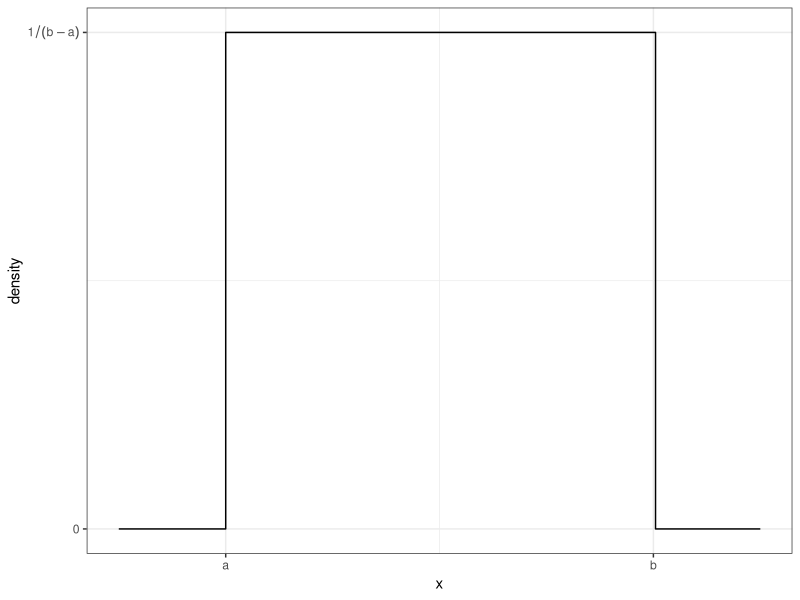
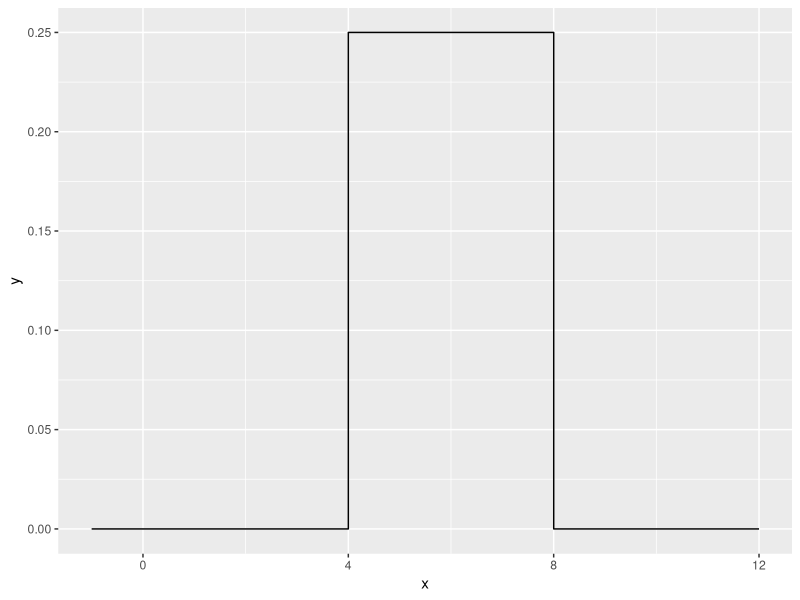
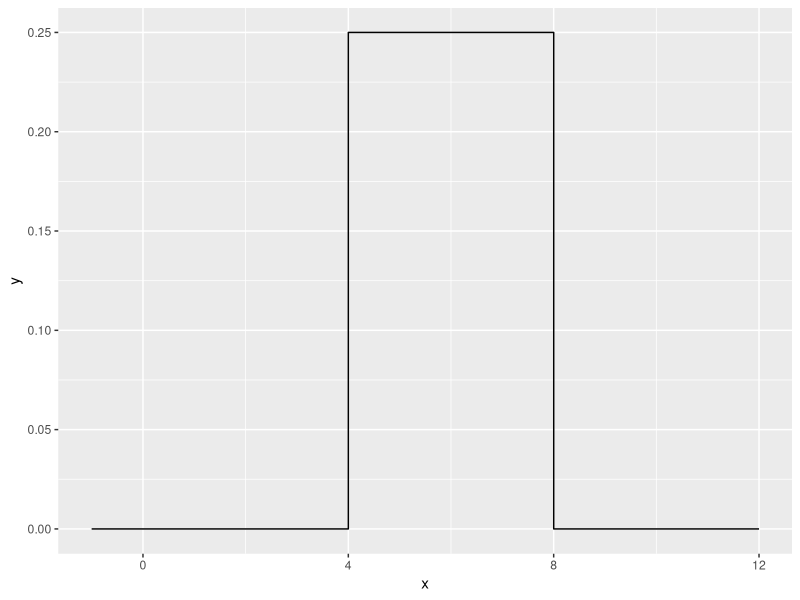
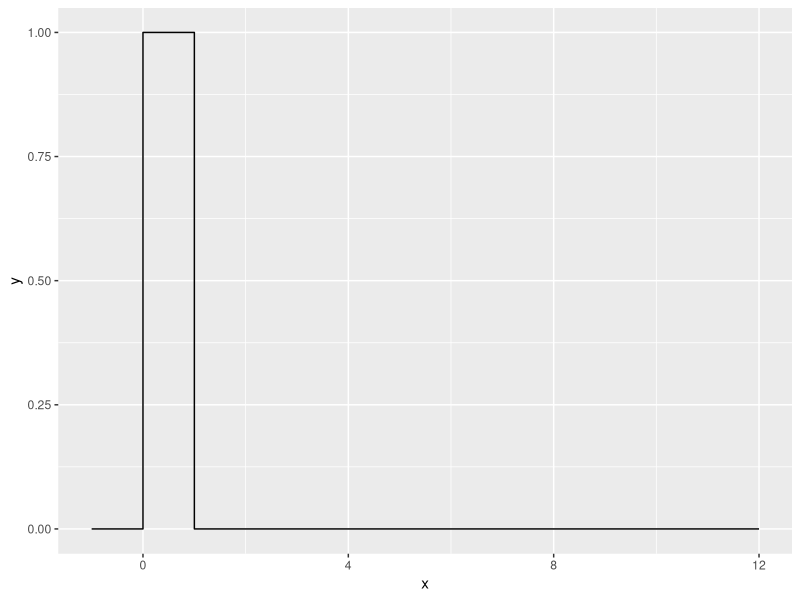
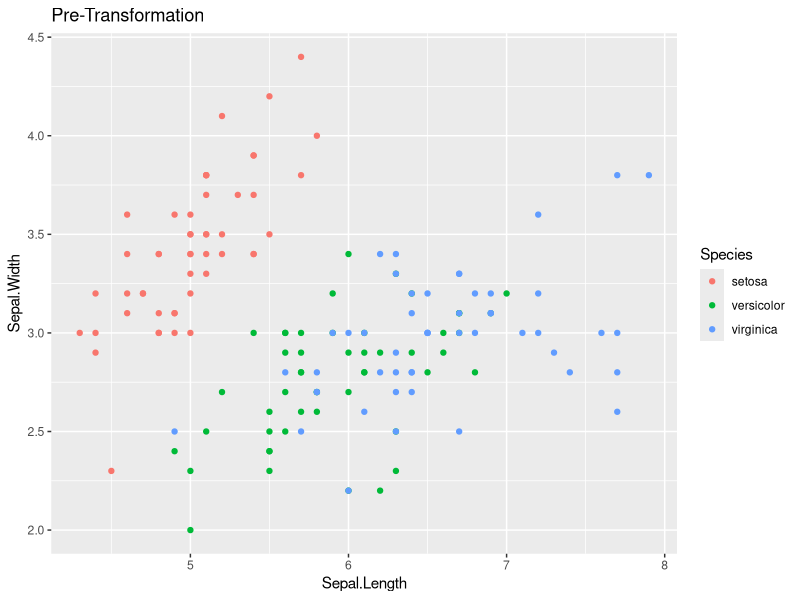
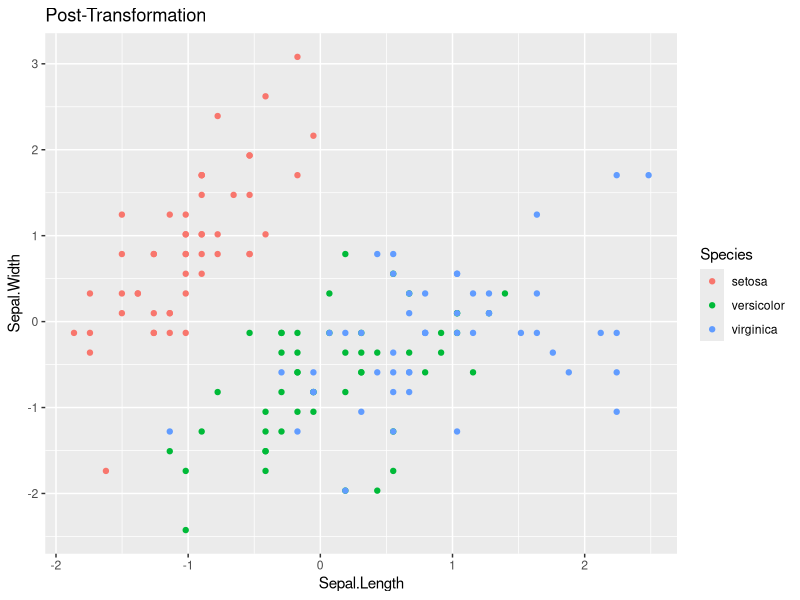
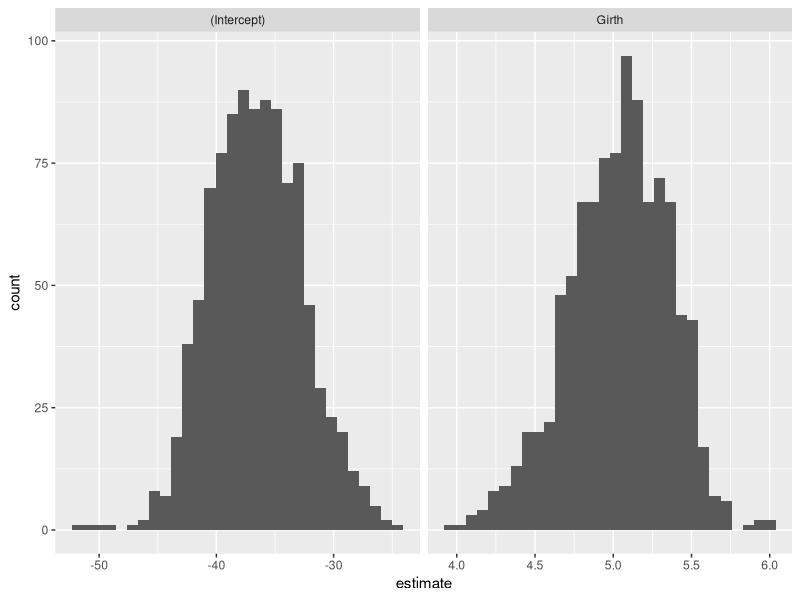

The R script that drew these images, in order:
## ---- chunk 1
library(tidyverse)
## ---- chunk 2
library(ggplot2) 
library(dplyr) 
data <- data.frame(x = seq(-.25,1.25, length=301)) 
data <- data %>% mutate( y = dunif(x,0,1) ) 
ggplot(data, aes(x=x, y=y)) +
  geom_step() +   # geom_step is similar to geom_line() but for step functions
  scale_x_continuous( breaks=c(0,1), labels=c('a','b') ) +
  scale_y_continuous( breaks=c(0,1), labels=c(0,expression(1 / (b-a) )) ) +
  labs(y='density') + theme_bw()
## ---- chunk 3
duniform <- function(x, a, b) {
  if (a <= x & x <= b) {
    return(1 / (b-a))
  } else {
    return(0)
  }
}

duniform(1, 3, 5)
duniform(3, 1, 5)
duniform(5, 3, 1)
## ---- chunk 4
duniform <- function(x, a, b) {
  output <- NULL
  for(i in 1:length(x)) {
    if(a <= x[i] & x[i] <= b) {
      output[i] <- (1 / (b - a))
    } else {
      output[i] <- 0
    }
  }
  return(output)
}
## ---- chunk 5
data.frame( x=seq(-1, 12, by=.001) ) %>%
  mutate( y = duniform(x, 4, 8) ) %>%
  ggplot( aes(x=x, y=y) ) +
  geom_step()
## ---- chunk 6
microbenchmark::microbenchmark( duniform( seq(-4,12,by=.0001), 4, 8), times=100)
## ---- chunk 7
duniform <- function(x, a, b) {
  ifelse(
    a <= x & x <= b,
    1 / (b - a),
    0
  )
}

data.frame( x=seq(-1, 12, by=.001) ) %>%
  mutate( y = duniform(x, 4, 8) ) %>%
  ggplot( aes(x=x, y=y) ) +
  geom_step()

microbenchmark::microbenchmark( duniform( seq(-4,12,by=.0001), 4, 8), times=100)
## ---- chunk 8
duniform <- function(x, a=0, b=1) {
  ifelse(
    a <= x & x <= b,
    1 / (b - a),
    0
  )
}

data.frame( x=seq(-1, 12, by=.001) ) %>%
  mutate( y = duniform(x) ) %>% # default arguments for duniform a=0, b=1
  ggplot( aes(x=x, y=y) ) +
  geom_step()
## ---- chunk 9
standardize <- function(x) {
  # init vars
  output <- NULL
  mean <- mean(x)
  sd <- sd(x)
  
  # traverse vector
  for (i in 1:length(x)) {
    output[i] <- (x[i] - mean) / sd
  }
  return(output)
}
## ---- chunk 10
data( 'iris' )
# Graph the pre-transformed data.
ggplot(iris, aes(x=Sepal.Length, y=Sepal.Width, color=Species)) +
  geom_point() +
  labs(title='Pre-Transformation')

# Standardize all of the numeric columns
# across() selects columns and applies a function to them
# there column select requires a dplyr column select command such
# as starts_with(), contains(), or where().  The where() command
# allows us to use some logical function on the column to decide
# if the function should be applied or not.
iris.z <- iris %>% mutate( across(where(is.numeric), standardize) )

# Graph the post-transformed data.
ggplot(iris.z, aes(x=Sepal.Length, y=Sepal.Width, color=Species)) +
  geom_point() +
  labs(title='Post-Transformation')
## ---- chunk 11
fizz_buzz <- function(n) {
  # init output var
  output <- NULL
  
  # loop through numbers 1 through arg n
  for (i in 1:n) {
    if (i %% 15 == 0) {output[i] = "Fizz-Buzz"}
    else if (i %% 5 == 0) {output[i] = "Buzz"}
    else if (i %% 3 == 0) {output[i] = "Fizz"}
    else {output[i] = i}
  }
  
  return(output)
}

fizz_buzz(15)
## ---- chunk 12
#' Fill in missing values in a vector with the previous value.
#' 
#' @param x An input vector with missing values
#' @result The input vector with NA values filled in.
myFill <- function(x){
  # init output var
  output <- NULL
  
  # loop through vector indices
  for (i in 1:length(x)) {
    # check if current value in x is NA
    if (is.na(x[i])) {
      # replace current value of output with previous value of output
      # which we assume to never contain NA
      output[i] <- output[i-1]
    } else {
      # otherwise, output should contain the same values as x
      output[i] <- x[i]
    }
  }
  
  return(output)
}
## ---- chunk 13
test.vector <- c('A',NA,NA, 'B','C', NA,NA,NA)
myFill(test.vector)
## ---- chunk 14
#' Calculate bootstrap CI for an lm object
#' 
#' @param model
#' @param N
boot.lm <- function(model, N=1000){
  data    <- model$model  # Extract the original data
  formula <- model$terms  # and model formula used

  # Start the output data frame with the full sample statistic
  output <- broom::tidy(model) %>% 
    select(term, estimate) %>% 
    pivot_wider(names_from=term, values_from=estimate)

  for( i in 1:N ){
    data.boot <- data %>% sample_frac( replace=TRUE ) # changed data to data.boot
    # this was previously causing data to be slowly overridden with replaced values
    model.boot <- lm( formula, data=data.boot)
    coefs <- broom::tidy(model.boot) %>% 
      select(term, estimate) %>% 
      pivot_wider(names_from=term, values_from=estimate)
    output <- output %>% rbind( coefs )
  }  

  return(output)
}

# Run the function on a model
m <- lm( Volume ~ Girth, data=trees )
boot.dist <- boot.lm(m)

# If boot.lm() works, then the following produces a nice graph
boot.dist %>% gather('term','estimate') %>% 
  ggplot( aes(x=estimate) ) + 
  geom_histogram() + 
  facet_grid(.~term, scales='free')
